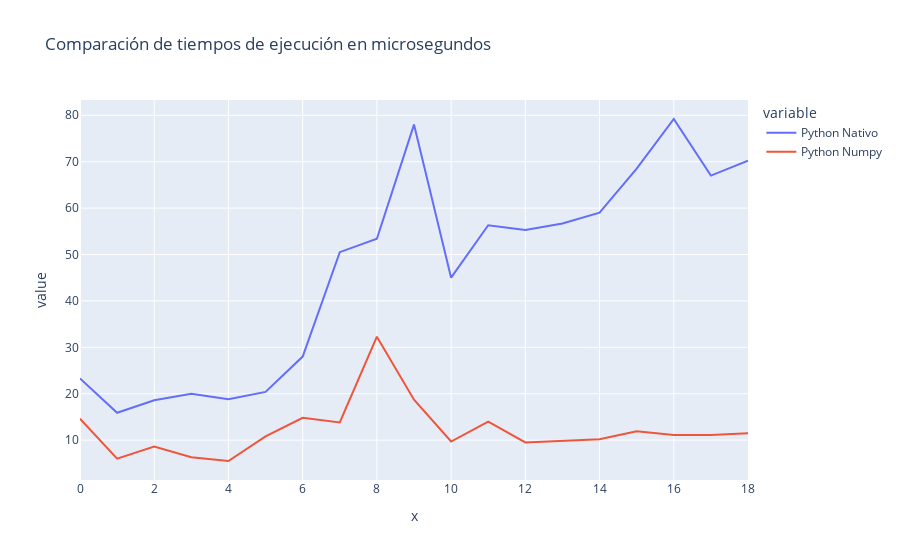

Source (notebook cell):
### Markdown cell above
## 1.4 Comparación de Rendimiento [2 Puntos]

Creadas las funciones de la sección 1.3, de forma iterativa compare los diferentes batches de datos que contiene el diccionario `votes`. Para esto genere un gráfico utilizando plotly, donde se pueda observar las diferencias de tiempo que toma ejecutar las diferentes cantidades de datos. ¿es posible observar una diferencia? ¿a qué se deberá esto?.

Aplique el compilador **Numba** sobre las funciones 1.3 y compare el tiempo de ejecución con los obtenidos sin el compilador.

### Code cell
###### Código Aquí ######
import time

import pandas as pd
import plotly.express as px

native: dict = {}
optimized: dict = {}

for key, batch in votes.items():
    t0 = time.perf_counter_ns()
    p_mean_and_std(batch)
    t1 = time.perf_counter_ns()
    native[key] = (t1 - t0) / 1000

    t0 = time.perf_counter_ns()
    p_mean_and_std_optimized(batch)
    t1 = time.perf_counter_ns()
    optimized[key] = (t1 - t0) / 1000

df = pd.DataFrame.from_dict(
    { "x": list(native.keys()), "Python Nativo": list(native.values()), "Python Numpy": list(optimized.values()) }
)

fig = px.line(df, x='x', y=["Python Nativo", "Python Numpy"], title="Comparación de tiempos de ejecución en microsegundos")
fig.show()

### Figure 1 — Plotly figure (JSON) as saved in the notebook; plotly's stock layout.template omitted (floating-point values rounded to 4 significant figures)
{"data": [{"hovertemplate": "variable=Python Nativo<br>x=%{x}<br>value=%{y}<extra></extra>", "legendgroup": "Python Nativo", "line": {"color": "#636efa", "dash": "solid"}, "marker": {"symbol": "circle"}, "mode": "lines", "name": "Python Nativo", "orientation": "v", "showlegend": true, "type": "scatter", "x": [0, 1, 2, 3, 4, 5, 6, 7, 8, 9, 10, 11, 12, 13, 14, 15, 16, 17, 18], "xaxis": "x", "y": [23.3, 15.9, 18.6, 20, 18.8, 20.4, 28, 50.5, 53.4, 78, 45, 56.3, 55.3, 56.7, 59, 68.5, 79.2, 67, 70.2], "yaxis": "y"}, {"hovertemplate": "variable=Python Numpy<br>x=%{x}<br>value=%{y}<extra></extra>", "legendgroup": "Python Numpy", "line": {"color": "#EF553B", "dash": "solid"}, "marker": {"symbol": "circle"}, "mode": "lines", "name": "Python Numpy", "orientation": "v", "showlegend": true, "type": "scatter", "x": [0, 1, 2, 3, 4, 5, 6, 7, 8, 9, 10, 11, 12, 13, 14, 15, 16, 17, 18], "xaxis": "x", "y": [14.6, 6, 8.6, 6.3, 5.5, 10.8, 14.8, 13.8, 32.3, 18.7, 9.7, 14, 9.5, 9.9, 10.2, 11.9, 11.1, 11.1, 11.5], "yaxis": "y"}], "layout": {"legend": {"title": {"text": "variable"}, "tracegroupgap": 0}, "title": {"text": "Comparación de tiempos de ejecución en microsegundos"}, "xaxis": {"anchor": "y", "domain": [0, 1], "title": {"text": "x"}}, "yaxis": {"anchor": "x", "domain": [0, 1], "title": {"text": "value"}}}}
